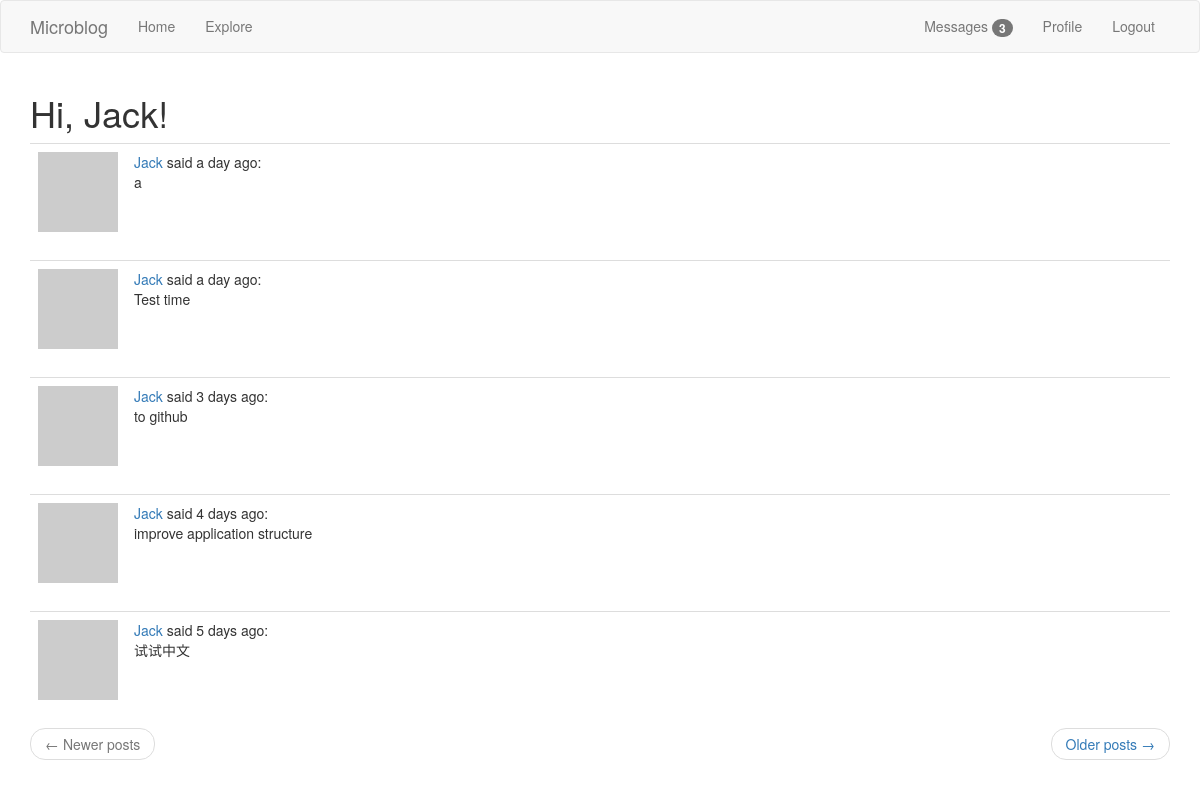
Page /explore (signed in) on the committed database.
### app/models.py (models this page shows, shortened)
class User(UserMixin, db.Model):
    id = db.Column(db.Integer, primary_key=True)
    username = db.Column(db.String(64), index=True, unique=True)
    email = db.Column(db.String(120), index=True, unique=True)
    password_hash = db.Column(db.String(128))
    posts = db.relationship('Post', backref='author', lazy='dynamic')
    about_me = db.Column(db.String(140))
    last_seen = db.Column(db.DateTime, default=datetime.utcnow())
    followed = db.relationship(
        'User', secondary=followers,  # right side entity of the relationship; configuring the association table
        primaryjoin=(followers.c.follower_id == id),
        secondaryjoin=(followers.c.followed_id == id),
        backref=db.backref('followers', lazy='dynamic'), lazy='dynamic')
    messages_sent = db.relationship('Message', foreign_keys='Message.sender_id', backref='author', lazy='dynamic')
    messages_received = db.relationship('Message', foreign_keys='Message.recipient_id', backref='recipient',
                                        lazy='dynamic')
    last_message_read_time = db.Column(db.DateTime)
    notifications = db.relationship('Notification', backref='user', lazy='dynamic')
    def new_messages(self):
        last_read_time = self.last_message_read_time or datetime(1900, 1, 1)
        return Message.query.filter_by(recipient=self).filter(Message.timestamp > last_read_time).count()
    def avatar(self, size):
        digest = md5(self.email.lower().encode('utf-8')).hexdigest()
        return 'https://www.gravatar.com/avatar/{}?d=identicon&s={}'.format(
            digest, size)

class Post(db.Model):
    id = db.Column(db.Integer, primary_key=True)
    body = db.Column(db.String(140))
    timestamp = db.Column(db.DateTime, index=True, default=datetime.utcnow())
    user_id = db.Column(db.Integer, db.ForeignKey('user.id'))

### app/main/routes.py (the view)
@bp.route('/explore')
@login_required
def explore():
    page = request.args.get('page', 1, type=int)
    posts = Post.query.order_by(Post.timestamp.desc()).paginate(page, current_app.config['POST_PER_PAGE'], False)
    next_url = url_for('main.explore', page=posts.next_num) if posts.has_next else None
    prev_url = url_for('main.explore', page=posts.prev_num) if posts.has_prev else None
    return render_template('index.html', title='Explore some new friends', posts=posts.items, next_url=next_url,
                           prev_url=prev_url)

### app/main/routes.py (called while the page is built)
@bp.before_request
def before_request():
    if current_user.is_authenticated:
        current_user.last_seen = datetime.utcnow()
        db.session.commit()

### app/models.py (called while the page is built)
@login.user_loader
def load_user(id):
    return User.query.get(int(id))

### app/templates/index.html (shortened to what this page needs)
{% extends "base.html" %}
{% import 'bootstrap/wtf.html' as wtf %}
{% block app_content %}
    <h1>Hi, {{ current_user.username }}!</h1>
    {% for post in posts %}
        {% include '_post.html' %}
    {% endfor %}
    <nav aria-label="...">
        <ul class="pager">
            <li class="previous{% if not prev_url %} disabled{% endif %}">
                <a href="{{ prev_url or '#' }}">
                    <span aria-hidden="true">&larr;</span> Newer posts
                </a>
            </li>
            <li class="next{% if not next_url %} disabled{% endif %}">
                <a href="{{ next_url or '#' }}">
                    Older posts <span aria-hidden="true">&rarr;</span>
                </a>
            </li>
        </ul>
    </nav>
{% endblock %}

### app/templates/base.html (shortened to what this page needs)
{% extends 'bootstrap/base.html' %}
{% block navbar %}
    <nav class="navbar navbar-default">
        <div class="container">
            <div class="navbar-header">
                <a class="navbar-brand" href="{{ url_for('main.index') }}">Microblog</a>
            </div>
            <div class="collapse navbar-collapse" id="bs-example-navbar-collapse-1">
                <ul class="nav navbar-nav">
                    <li><a href="{{ url_for('main.index') }}">Home</a></li>
                    <li><a href="{{ url_for('main.explore') }}">Explore</a></li>
                </ul>
                <ul class="nav navbar-nav navbar-right">
                    {% if current_user.is_anonymous %}
                    <li><a href="{{ url_for('auth.login') }}">Login</a></li>
                    {% else %}
                        <li>
                            <a href="{{ url_for('main.messages') }}">
                            {{ 'Messages' }}
                                {% set new_messages = current_user.new_messages() %}
                                <span id="message_count" class="badge" style="visibility:
                                        {% if new_messages %} visible
                                        {% else %} hidden {% endif %};">
                                    {{ new_messages }}
                                </span>
                            </a>
                        </li>
                    <li><a href="{{ url_for('main.user', username=current_user.username) }}">Profile</a></li>
                    <li><a href="{{ url_for('auth.logout') }}">Logout</a></li>
                    {% endif %}
                </ul>
            </div>
        </div>
    </nav>
{% endblock %}
{% block content %}
    <div class="container">
        {% block app_content %}{% endblock %}
    </div>
{% endblock %}

### app/templates/_post.html
    <table class="table table-hover">
        <tr>
            <td width="70px"><img src="{{ post.author.avatar(70) }}"></td>
            <td>
                <a href="{{ url_for('main.user', username=post.author.username) }}">
                    {{ post.author.username }}
                </a>said {{ moment(post.timestamp).fromNow()}}:<br>
                {{ post.body }}
            </td>
        </tr>
    </table>

### rows in the picture
User: username "Jack"
Post: author.username "Jack", timestamp "a day ago", body "a"
Post: author.username "Jack", timestamp "a day ago", body "Test time"
Post: author.username "Jack", timestamp "3 days ago", body "to github"
Post: author.username "Jack", timestamp "4 days ago", body "improve application structure"
Post: author.username "Jack", timestamp "5 days ago", body "试试中文"

### other values in the picture
{{ 'Messages' }} "Messages"
{{ new_messages }} "3"
